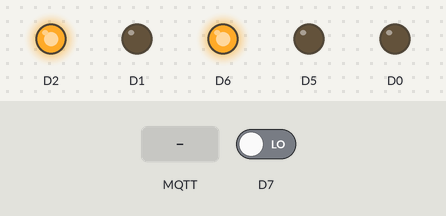
The sketch below on a simulated ESP8266 (NodeMCU). Parts: output pins drawn as LEDs (lit = HIGH). Inputs (shaded band) come from the test bench; at power-on: D7 LOW. WiFi joins after 1.5 s; servers stay silent unless stated; random numbers use the default seed unless the sketch sets one; no MQTT or app messages arrive unless stated; what the sketch prints to the serial monitor is not drawn.

Above: at 2.7 s.
2.8 s: MQTT message "1" arrives on the first subscribed topic
At 3.7 s:
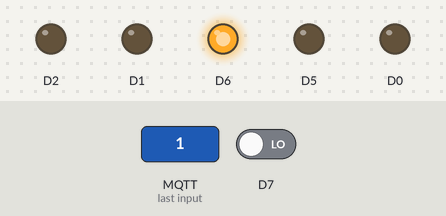
4.3 s: D7 driven HIGH
At 4.7 s:
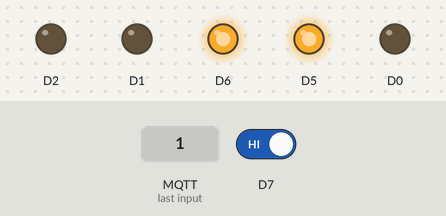
5.8 s: MQTT message "fren" arrives on the first subscribed topic
At 7.0 s:
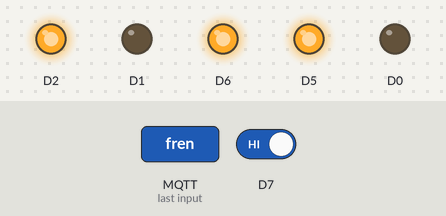
7.3 s: MQTT message "1" arrives on the second subscribed topic
At 8.3 s:
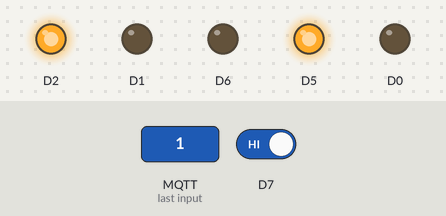
8.8 s: MQTT message "1" arrives on the first subscribed topic
At 9.5 s:
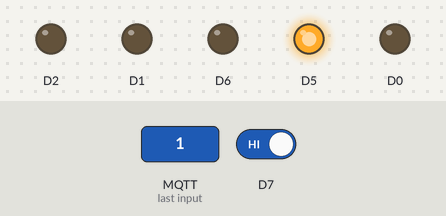
10.3 s: D7 driven LOW
At 10.9 s:
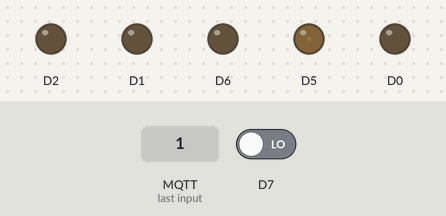
Timing chart, 0 to 30.0 s (numbered marks = the images above; inputs shaded):
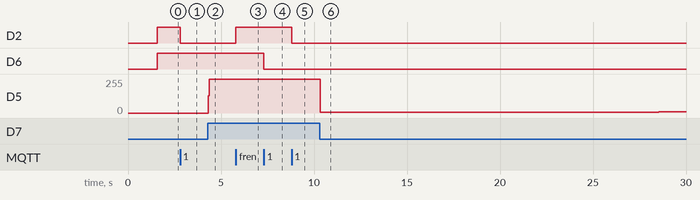

Measured:
- after the input at 2.8 s, D2: HIGH → LOW at once
- after the input at 4.3 s, D5: 0/255 → 255/255 at once
- after the input at 5.8 s, D2: LOW → HIGH at once
- after the input at 7.3 s, D6: HIGH → LOW at once
- after the input at 8.8 s, D2: HIGH → LOW at once
- after the input at 10.3 s, D5: 255/255 → 4/255 at once, → 11/255 18.2 s later

The sketch:

arac_kontrol2.ino
```cpp
#include <ESP8266WiFi.h>
#include <PubSubClient.h>
int place = 0, last = 0,fren_switch,gaz_output,guc_output;

const char* ssid = "Tenda_MT";
const char* password = "mekatek2021";
const char* mqtt_server = "192.168.0.125";
WiFiClient espClient;
PubSubClient client(espClient);
unsigned long lastMsg = 0;
#define MSG_BUFFER_SIZE  (50)
char msg[MSG_BUFFER_SIZE];
int value = 0;

void setup_wifi() {

  delay(10);
  // We start by connecting to a WiFi network
  Serial.println();
  Serial.print("Connecting to ");
  Serial.println(ssid);

  WiFi.mode(WIFI_STA);
  WiFi.begin(ssid, password);

  while (WiFi.status() != WL_CONNECTED) {
    delay(500);
    Serial.print(".");
  }

  randomSeed(micros());

  Serial.println("");
  Serial.println("WiFi connected");
  Serial.println("IP address: ");
  Serial.println(WiFi.localIP());
}

void callback(char* topic, byte* payload, unsigned int length) {
  Serial.print("Message arrived [");
  Serial.print(topic);
  Serial.print("] ");
  for (int i = 0; i < length; i++) {
    Serial.print((char)payload[i]);
  }
  Serial.println();
  String konu = String((char*)topic);
  if (konu == "fren") {
        String input = "";
    for (int i = 0; i < length; i++)
    {
      input += (char)payload[i];
    }
    place = input.toInt();
  }
    if (konu == "guc") {
              String guc_input = "";
    for (int i = 0; i < length; i++)
    {
      guc_input += (char)payload[i];
    }
    guc_output = guc_input.toInt();
  }
   //if (konu == "gaz") {
            //String gaz_input = "";
    //for (int i = 0; i < length; i++)
    //{
      //gaz_input += (char)payload[i];
    //}
    //gaz_output = gaz_input.toInt();


}

void reconnect() {
  // Loop until we're reconnected
  while (!client.connected()) {
    Serial.print("Attempting MQTT connection...");
    // Create a random client ID
    String clientId = "ESP8266Client-";
    clientId += String(random(0xffff), HEX);
    // Attempt to connect
    if (client.connect(clientId.c_str())) {
      Serial.println("connected");
      // Once connected, publish an announcement...
      client.publish("outTopic", "hello world");
      // ... and resubscri
      client.subscribe("fren");
      client.subscribe("guc");
      //client.subscribe("");
    } else {
      Serial.print("failed, rc=");
      Serial.print(client.state());
      Serial.println(" try again in 5 seconds");
      // Wait 5 seconds before retrying
      delay(5000);
    }
  }
}

void setup() {
  pinMode(D0, OUTPUT);
  pinMode(D1, OUTPUT);
  pinMode(D2, OUTPUT);
  pinMode(D5, OUTPUT);
  pinMode(D6,OUTPUT);
  pinMode(D7, INPUT);// Initialize the BUILTIN_LED pin as an output
  Serial.begin(115200);
  setup_wifi();
  client.setServer(mqtt_server, 1883);
  client.setCallback(callback);
}

void loop() {
  if (!client.connected()) {
    reconnect();
  }
  client.loop();
 fren();
 guc();
}

void fren(){
      if (place == 1) {
      digitalWrite(D2,LOW);
      digitalWrite(D5, HIGH);
      fren_switch = digitalRead(D7);
      if(fren_switch == 0){
      digitalWrite(D5, LOW);
    }
    }
   if(place == 0) {
      digitalWrite(D2, HIGH);// D4 Fren Çeker
    }
}

  void guc(){
      if (guc_output == 1) {
      digitalWrite(D6,LOW);
    }
   if(guc_output == 0) {
      digitalWrite(D6,HIGH);// D4 Fren Çeker
    }
  }
```
